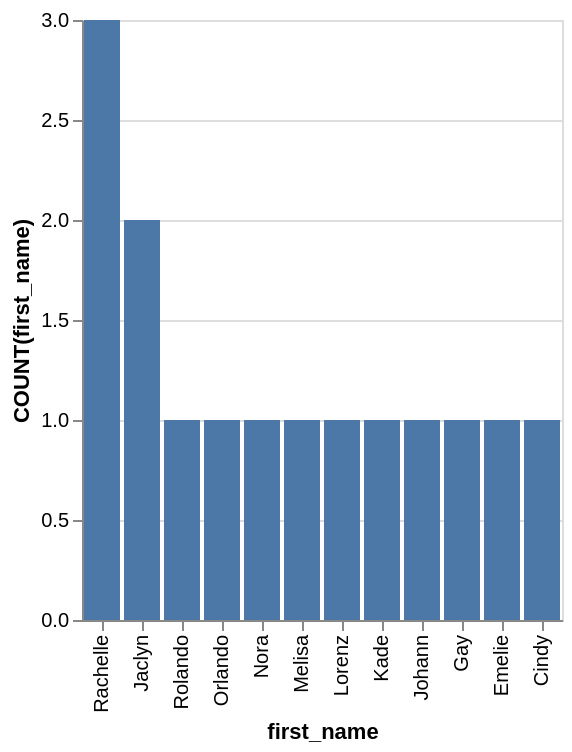

Specify this chart in Vega-Lite:
### Vega-Lite specification from a JSON file in a GitHub repository (floating-point values rounded to 4 significant figures)
{"data": {"values": [{"x_data": "Rachelle", "y_data": 3}, {"x_data": "Jaclyn", "y_data": 2}, {"x_data": "Rolando", "y_data": 1}, {"x_data": "Orlando", "y_data": 1}, {"x_data": "Nora", "y_data": 1}, {"x_data": "Melisa", "y_data": 1}, {"x_data": "Lorenz", "y_data": 1}, {"x_data": "Kade", "y_data": 1}, {"x_data": "Johann", "y_data": 1}, {"x_data": "Gay", "y_data": 1}, {"x_data": "Emelie", "y_data": 1}, {"x_data": "Cindy", "y_data": 1}]}, "mark": "bar", "encoding": {"x": {"field": "x_data", "type": "nominal", "title": "first_name", "sort": {"op": "sum", "field": "y_data", "order": "descending"}}, "y": {"field": "y_data", "type": "quantitative", "title": "COUNT(first_name)"}}}
